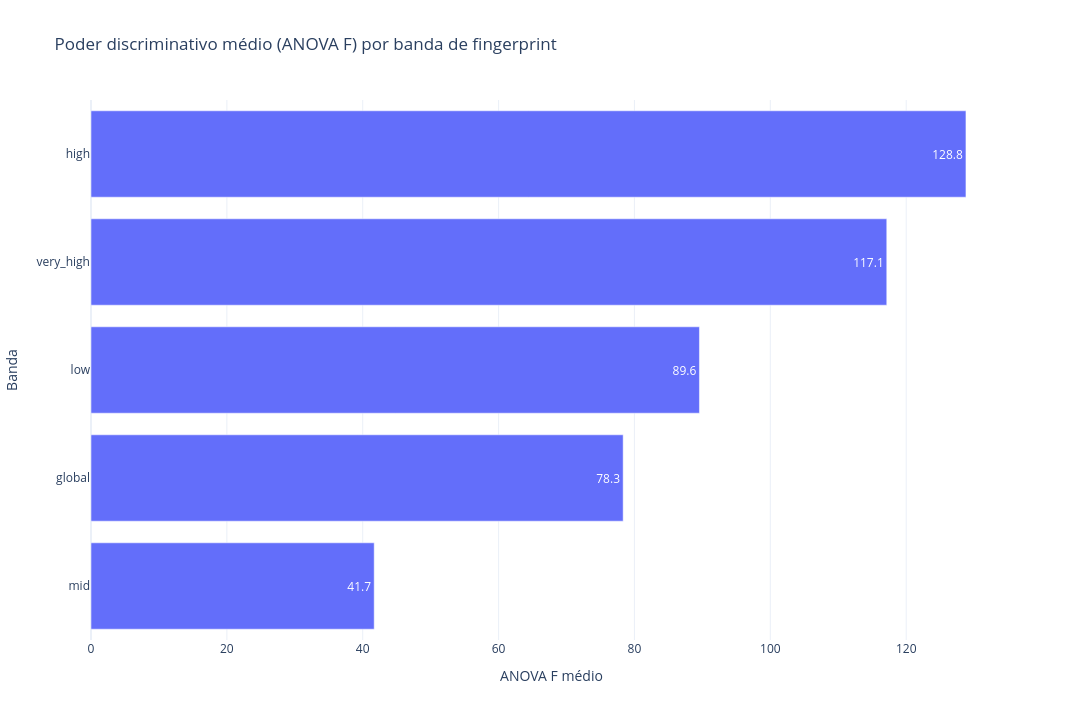

Write notebook code for a chart like this one.
### Code cell
# Ranking ANOVA por banda
band_anova = (
    ranking.groupby("banda")
    .agg(n_features=("feature", "count"), anova_f_mean=("anova_f", "mean"), anova_f_max=("anova_f", "max"))
    .reset_index()
    .sort_values("anova_f_mean", ascending=False)
)
save_table(band_anova, "band_anova_summary_fingerprints.csv")

fig = px.bar(
    band_anova.sort_values("anova_f_mean"),
    x="anova_f_mean", y="banda", orientation="h",
    title="Poder discriminativo médio (ANOVA F) por banda de fingerprint",
    text=band_anova.sort_values("anova_f_mean")["anova_f_mean"].map(lambda x: f"{x:.1f}"),
)
fig.update_layout(xaxis_title="ANOVA F médio", yaxis_title="Banda")
save_fig(fig, "band_anova_fingerprints")

### Figure 1 — Plotly figure (JSON) as saved in the notebook; plotly's stock layout.template omitted (floating-point values rounded to 4 significant figures)
{"data": [{"hovertemplate": "anova_f_mean=%{x}<br>banda=%{y}<br>text=%{text}<extra></extra>", "legendgroup": "", "marker": {"color": "#636efa", "pattern": {"shape": ""}}, "name": "", "orientation": "h", "showlegend": false, "text": ["41.7", "78.3", "89.6", "117.1", "128.8"], "textposition": "auto", "type": "bar", "x": [41.69, 78.34, 89.57, 117.1, 128.8], "xaxis": "x", "y": ["mid", "global", "low", "very_high", "high"], "yaxis": "y"}], "layout": {"barmode": "relative", "height": 720, "legend": {"tracegroupgap": 0}, "title": {"text": "Poder discriminativo médio (ANOVA F) por banda de fingerprint"}, "width": 1200, "xaxis": {"anchor": "y", "domain": [0, 1], "title": {"text": "ANOVA F médio"}}, "yaxis": {"anchor": "x", "domain": [0, 1], "title": {"text": "Banda"}}}}
